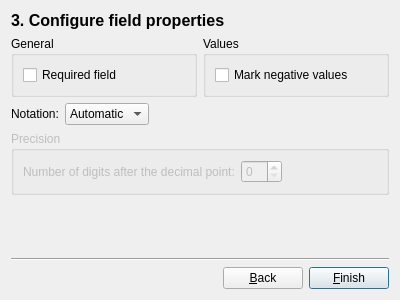
<?xml version="1.0" encoding="UTF-8"?>
<ui version="4.0">
 <class>NumberFieldWizard</class>
 <widget class="QWidget" name="NumberFieldWizard">
  <property name="geometry">
   <rect>
    <x>0</x>
    <y>0</y>
    <width>400</width>
    <height>300</height>
   </rect>
  </property>
  <property name="windowTitle">
   <string>Form</string>
  </property>
  <layout class="QVBoxLayout" name="verticalLayout">
   <item>
    <widget class="QLabel" name="label">
     <property name="styleSheet">
      <string notr="true">font-size: 16px;
font-weight: bold;</string>
     </property>
     <property name="text">
      <string>3. Configure field properties</string>
     </property>
    </widget>
   </item>
   <item>
    <layout class="QHBoxLayout" name="horizontalLayout_4">
     <item>
      <widget class="QGroupBox" name="groupBox">
       <property name="title">
        <string>General</string>
       </property>
       <property name="checkable">
        <bool>false</bool>
       </property>
       <layout class="QVBoxLayout" name="verticalLayout_3">
        <item>
         <widget class="QCheckBox" name="requiredFieldCheckBox">
          <property name="toolTip">
           <string>Required fields have to be filled out</string>
          </property>
          <property name="text">
           <string>Required field</string>
          </property>
         </widget>
        </item>
       </layout>
      </widget>
     </item>
     <item>
      <widget class="QGroupBox" name="groupBox_2">
       <property name="title">
        <string>Values</string>
       </property>
       <layout class="QVBoxLayout" name="verticalLayout_2">
        <item>
         <widget class="QCheckBox" name="markNegativeCheckBox">
          <property name="toolTip">
           <string>Show negative values in red</string>
          </property>
          <property name="text">
           <string>Mark negative values</string>
          </property>
         </widget>
        </item>
       </layout>
      </widget>
     </item>
    </layout>
   </item>
   <item>
    <layout class="QHBoxLayout" name="horizontalLayout_2">
     <item>
      <widget class="QLabel" name="label_2">
       <property name="toolTip">
        <string>Select here a notation mode&lt;br/&gt;&lt;br/&gt;
&lt;b&gt;Automatic:&lt;/b&gt; Precision of decimal places is calculated automatically. Default notation is decimal, however scientific notation will be used on really big or small values.
&lt;br/&gt;&lt;br/&gt;
&lt;b&gt;Decimal:&lt;/b&gt; Common display format for numbers. Precision of decimal places must be specified manually in the next field.
&lt;br/&gt;&lt;br/&gt;
&lt;b&gt;Scientific:&lt;/b&gt;  Usually for numbers that are too big or too small to be conveniently written. Precision of decimal places must be specified manually in the next field.</string>
       </property>
       <property name="text">
        <string>Notation:</string>
       </property>
      </widget>
     </item>
     <item>
      <widget class="QComboBox" name="notationComboBox">
       <property name="toolTip">
        <string>Select here a notation mode&lt;br/&gt;&lt;br/&gt;
&lt;b&gt;Automatic:&lt;/b&gt; Precision of decimal places after decimal point is calculated automatically. Default notation is decimal, however scientific notation will be used on really big or small values.
&lt;br/&gt;&lt;br/&gt;
&lt;b&gt;Decimal:&lt;/b&gt; Common display format for numbers. Precision of decimal places after decimal point must be specified manually in the next field.
&lt;br/&gt;&lt;br/&gt;
&lt;b&gt;Scientific:&lt;/b&gt;  Usually for numbers that are too big or too small to be conveniently written. Precision of decimal places after decimal point must be specified manually in the next field.</string>
       </property>
       <item>
        <property name="text">
         <string>Automatic</string>
        </property>
       </item>
       <item>
        <property name="text">
         <string>Decimal</string>
        </property>
       </item>
       <item>
        <property name="text">
         <string>Scientific</string>
        </property>
       </item>
      </widget>
     </item>
     <item>
      <spacer name="horizontalSpacer_2">
       <property name="orientation">
        <enum>Qt::Horizontal</enum>
       </property>
       <property name="sizeHint" stdset="0">
        <size>
         <width>40</width>
         <height>20</height>
        </size>
       </property>
      </spacer>
     </item>
    </layout>
   </item>
   <item>
    <widget class="QGroupBox" name="precisionGroupBox">
     <property name="enabled">
      <bool>false</bool>
     </property>
     <property name="toolTip">
      <string>Specify the precision of decimal places after the decimal point, unless 'Notation' is set to 'Automatic'.</string>
     </property>
     <property name="title">
      <string>Precision</string>
     </property>
     <layout class="QHBoxLayout" name="horizontalLayout_3">
      <item>
       <widget class="QLabel" name="label_3">
        <property name="toolTip">
         <string>Specify the precision of decimal places after the decimal point, unless 'Notation' is set to 'Automatic'.</string>
        </property>
        <property name="text">
         <string>Number of digits after the decimal point:</string>
        </property>
       </widget>
      </item>
      <item>
       <widget class="QSpinBox" name="precisionSpinBox">
        <property name="toolTip">
         <string>Specify the precision of decimal places after the decimal point, unless 'Notation' is set to 'Automatic'.</string>
        </property>
        <property name="maximum">
         <number>16</number>
        </property>
       </widget>
      </item>
      <item>
       <spacer name="horizontalSpacer_3">
        <property name="orientation">
         <enum>Qt::Horizontal</enum>
        </property>
        <property name="sizeHint" stdset="0">
         <size>
          <width>40</width>
          <height>20</height>
         </size>
        </property>
       </spacer>
      </item>
     </layout>
    </widget>
   </item>
   <item>
    <spacer name="verticalSpacer">
     <property name="orientation">
      <enum>Qt::Vertical</enum>
     </property>
     <property name="sizeHint" stdset="0">
      <size>
       <width>20</width>
       <height>16</height>
      </size>
     </property>
    </spacer>
   </item>
   <item>
    <widget class="Line" name="line">
     <property name="orientation">
      <enum>Qt::Horizontal</enum>
     </property>
    </widget>
   </item>
   <item>
    <layout class="QHBoxLayout" name="horizontalLayout">
     <item>
      <spacer name="horizontalSpacer">
       <property name="orientation">
        <enum>Qt::Horizontal</enum>
       </property>
       <property name="sizeHint" stdset="0">
        <size>
         <width>40</width>
         <height>20</height>
        </size>
       </property>
      </spacer>
     </item>
     <item>
      <widget class="QPushButton" name="backButton">
       <property name="text">
        <string>&amp;Back</string>
       </property>
      </widget>
     </item>
     <item>
      <widget class="QPushButton" name="finishButton">
       <property name="text">
        <string>&amp;Finish</string>
       </property>
       <property name="autoDefault">
        <bool>true</bool>
       </property>
       <property name="default">
        <bool>true</bool>
       </property>
      </widget>
     </item>
    </layout>
   </item>
  </layout>
 </widget>
 <resources/>
 <connections/>
</ui>
